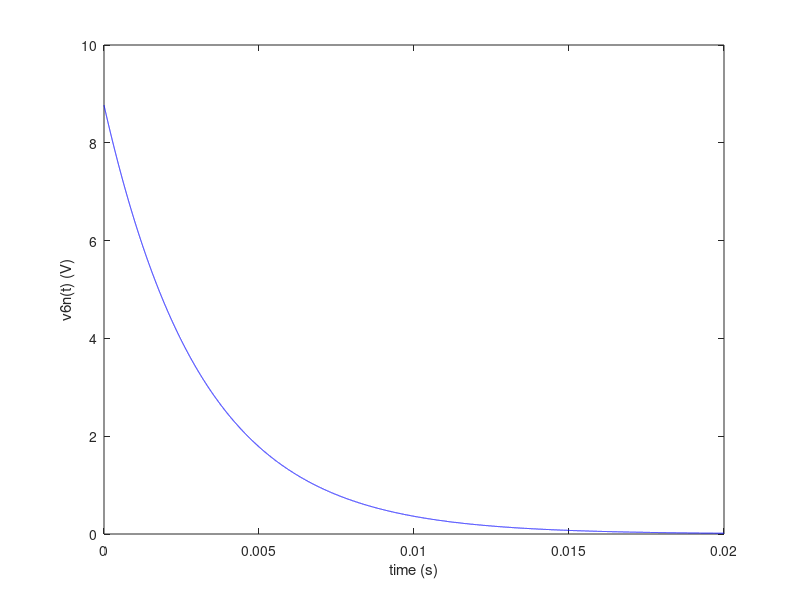
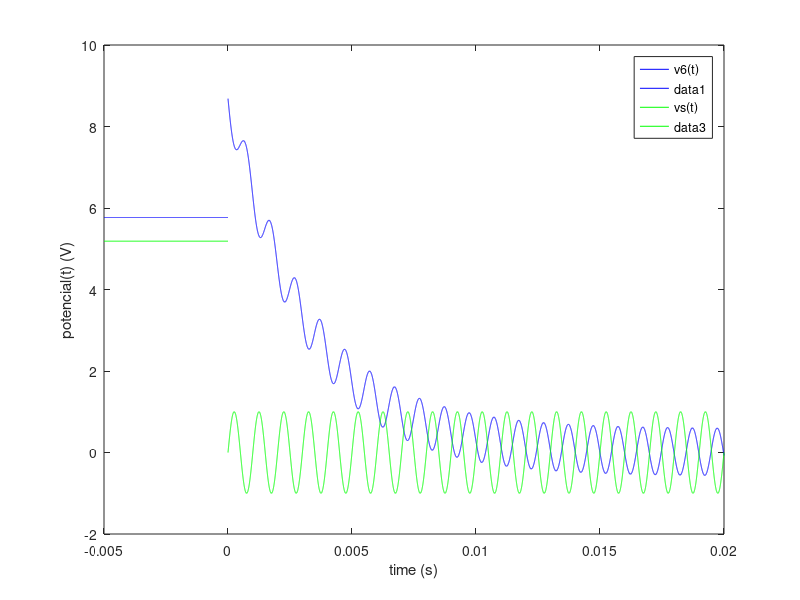
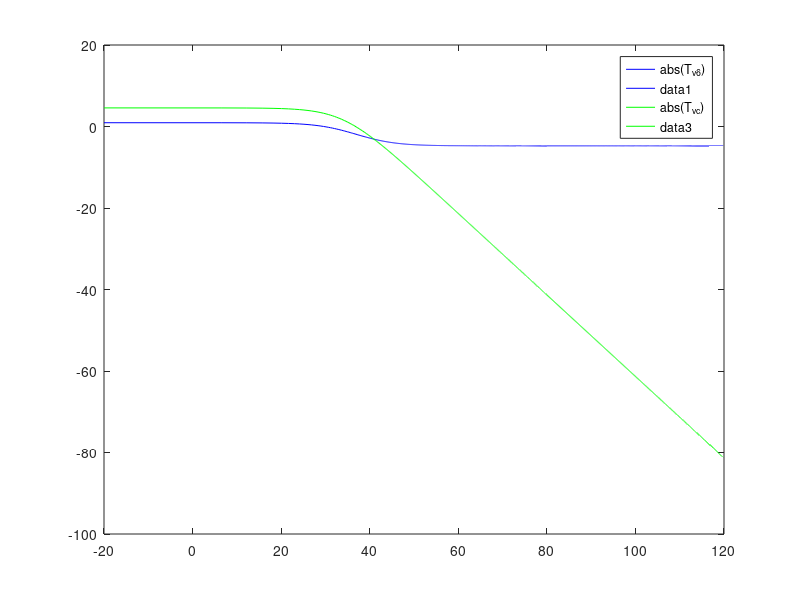
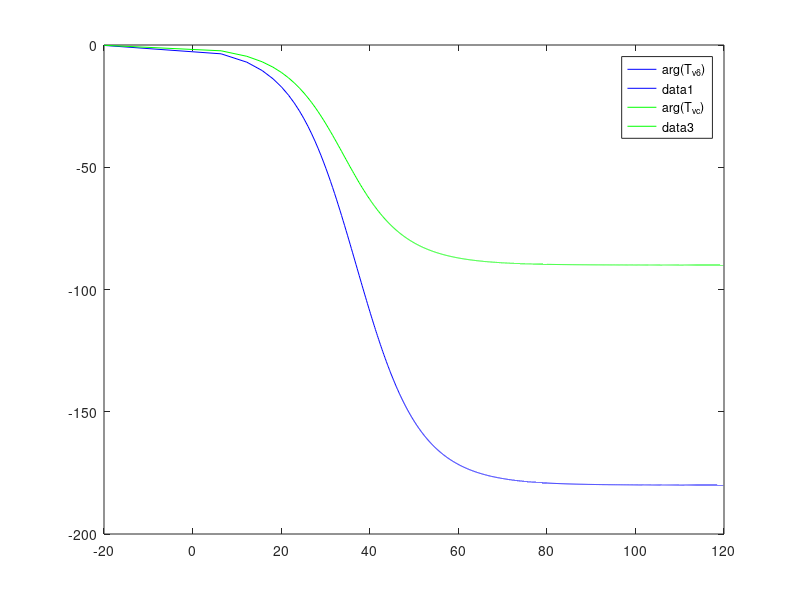

MATLAB code for these plots, in order:
close all
clear all

R1 = 1.04408633697e3
R2 = 2.04051610808e3
R3 = 3.07566747417e3
R4 = 4.05936218175e3 
R5 = 3.05878343538e3
R6 = 2.0603640429e3
R7 = 1.04299566201e3
Vs = 5.18382634375 
C = 1.02590436129e-6
Kb = 7.28659513293e-3
Kd = 8.22752594192e3

format long


printf("\n alinea 1)------------------------------------------\n\n")

line1 = [1, 0, 0, 0, 0, 0, 0];
line2 = [0, 1/R3+1/R2+1/R1, -1/R2, -1/R3, 0, 0, 0];
line3 = [0, Kb+1/R2, -1/R2, -Kb, 0, 0, 0];
line58 = [0, -1/R3, 0, 1/R5+1/R4+1/R3, -1/R5, -1/R7, 1/R7];
line6 = [0, Kb, 0, -Kb-1/R5, 1/R5, 0, 0];
line7 = [0, 0, 0, 0, 0, -1/R6-1/R7, 1/R7];
line8 = [0, 0, 0, 1, 0, Kd/R6, -1];

An = [line1; line2; line3; line58; line6; line7; line8]

bn = [Vs; Vs/R1; 0; 0; 0; 0; 0]

#det(An)

Xn = An\bn


Vx = Xn(5) - Xn(7)


printf("\n alinea 2)-------------------------------------------\n\n")

printf("Nodal Analysis---------------")

A = [1/R1+1/R4+1/R6, -1/R1, 0, -1/R4, 0, -1/R6, 0; -1/R1, 1/R1+1/R2+1/R3, -1/R2, -1/R3, 0, 0, 0; 0, -1/R2-Kb, 1/R2, Kb, 0, 0, 0; -1/R6, 0, 0, 0, 0, 1/R6+1/R7, -1/R7; 0, 0, 0, 0, 1, 0, -1; -Kd/R6, 0, 0, 1, 0, Kd/R6, -1; 1, 0, 0, 0, 0, 0, 0]

det(A)

b = [0; 0; 0; 0; Vx; 0; 0]

Xn2 = A\b

Ix = -(Xn2(4)-Xn2(5))/R5 + Kb*(Xn2(2)-Xn2(4));
Req = Vx/Ix



printf("\n\n alinea 3)------------------------------------------\n\n")

time = 0:1e-6:20e-3;

v6n = Xn2(5)*exp(-time/(Req*C));

hf = figure();
plot(time, v6n, "b");
xlabel("time (s)");
ylabel("v6n(t) (V)");

print(hf, "v6n.eps", "-depsc");



printf("\n\nalinea 4)-------------------------------------------------\n\n")

omega = 2*pi*1000 #rad/s

dlineVs = [1, 0, 0, 0, 0, 0, 0];
dline2 = [-1/R1, 1/R1 + 1/R3+1/R2, -1/R2, -1/R3, 0, 0, 0];
dline58 = [0, -1/R3, 0, 1/R3+1/R4+1/R5, -i*omega*C-1/R5, -1/R7, 1/R7+i*omega*C];
dline3 = [0, Kb+1/R2, -1/R2, -Kb, 0, 0, 0];
dline6 = [0, Kb, 0, -1/R5-Kb, 1/R5+i*omega*C, 0, -i*omega*C];
dline7 = [0, 0, 0, 0, 0, -1/R6-1/R7, 1/R7];
dlineVd = [0, 0, 0, 1, 0, Kd/R6, -1];

dAn = [dline2; dline3; dline6; dline7; dlineVs; dlineVd; dline58]

dbn = [0; 0; 0; 0; -i; 0; 0] #parte real

determinante = det (dAn)

dXn = dAn\dbn

fase = arg(dXn(5))
amplitude = abs(dXn(5))

printf("\n\nalinea 5)-------------------------------------------------\n\n")

stepDt = fase/omega

initial_time  = -5e-3:1e-6:0;
final_time = 0:1e-6:20e-3;

v6i = 0*initial_time+Xn(5);
vsi = 0*initial_time + Vs;

v6f = v6n + amplitude*cos(omega*final_time + fase);
vsf = sin(final_time*omega);

hf2 = figure();
plot(initial_time, v6i, "b;v6(t);");
hold on
plot(final_time, v6f, "b");
plot(initial_time, vsi, "g;vs(t);");
plot(final_time, vsf, "g");

legend();

xlabel("time (s)");
ylabel("potencial(t) (V)");

print(hf2, "v6_vs.eps", "-depsc");


printf("\n\nalinea 6)-----------------------------------------------------\n\n")

solution61 = 0.1:2:1e4;
solution62 = 1e4:100:1e6;

solutionVc1 = 0.1:2:1e4;
solutionVc2 = 1e4:100:1e6;
kk = 1

for freq = 0.1:2:1e4
omega = 2*pi*freq; #rad/s

dlineVs = [1, 0, 0, 0, 0, 0, 0];
dline2 = [-1/R1, 1/R1 + 1/R3+1/R2, -1/R2, -1/R3, 0, 0, 0];
dline58 = [0, -1/R3, 0, 1/R3+1/R4+1/R5, -i*omega*C-1/R5, -1/R7, 1/R7+i*omega*C];
dline3 = [0, Kb+1/R2, -1/R2, -Kb, 0, 0, 0];
dline6 = [0, Kb, 0, -1/R5-Kb, 1/R5+i*omega*C, 0, -i*omega*C];
dline7 = [0, 0, 0, 0, 0, -1/R6-1/R7, 1/R7];
dlineVd = [0, 0, 0, 1, 0, Kd/R6, -1];

dAn = [dline2; dline3; dline6; dline7; dlineVs; dlineVd; dline58];

dbn = [0; 0; 0; 0; -i; 0; 0]; #parte real

dXn = dAn\dbn;
solution61(kk) = dXn(5);
solutionVc1(kk) = dXn(5) - dXn(7);
kk = kk +1;

end 

kk = 1;

for freq = 1e4:100:1e6
omega = 2*pi*freq; #rad/s

dlineVs = [1, 0, 0, 0, 0, 0, 0];
dline2 = [-1/R1, 1/R1 + 1/R3+1/R2, -1/R2, -1/R3, 0, 0, 0];
dline58 = [0, -1/R3, 0, 1/R3+1/R4+1/R5, -i*omega*C-1/R5, -1/R7, 1/R7+i*omega*C];
dline3 = [0, Kb+1/R2, -1/R2, -Kb, 0, 0, 0];
dline6 = [0, Kb, 0, -1/R5-Kb, 1/R5+i*omega*C, 0, -i*omega*C];
dline7 = [0, 0, 0, 0, 0, -1/R6-1/R7, 1/R7];
dlineVd = [0, 0, 0, 1, 0, Kd/R6, -1];

dAn = [dline2; dline3; dline6; dline7; dlineVs; dlineVd; dline58];

dbn = [0; 0; 0; 0; -i; 0; 0]; #parte real

dXn = dAn\dbn;
solution62(kk) = dXn(5);
solutionVc2(kk) = dXn(5) - dXn(7);
kk = kk +1;

end 

solution61 = solution61/(-i);
solution62 = solution62/(-i);
argsSol61 = arg(solution61)*(180/pi);
argsSol62 = arg(solution62)*(180/pi);

solutionVc1 = solutionVc1/(-i);
solutionVc2 = solutionVc2/(-i);
argsSolVc1 = arg(solutionVc1)*(180/pi);
argsSolVc2 = arg(solutionVc2)*(180/pi);

vecfreq1 = 20*log10(0.1:2:1e4);
vecfreq2 = 20*log10(1e4:100:1e6);

absSol61 = 20*log10(abs(solution61));
absSol62 = 20*log10(abs(solution62));

absSolVc1 = 20*log10(abs(solutionVc1));
absSolVc2 = 20*log10(abs(solutionVc2));

hf3 = figure();
plot(vecfreq1, absSol61, "b;abs(T_{v6});");
hold on
plot(vecfreq2, absSol62, "b");
plot(vecfreq1, absSolVc1, "g;abs(T_{vc});");
plot(vecfreq2, absSolVc2, "g");
print(hf3, "absT.eps", "-depsc");

hf4 = figure();
plot(vecfreq1, argsSol61, "b;arg(T_{v6});");
hold on
plot(vecfreq2, argsSol62, "b");
plot(vecfreq1, argsSolVc1, "g;arg(T_{vc});");
plot(vecfreq2, argsSolVc2, "g");
print(hf4, "argvc.eps", "-depsc");
